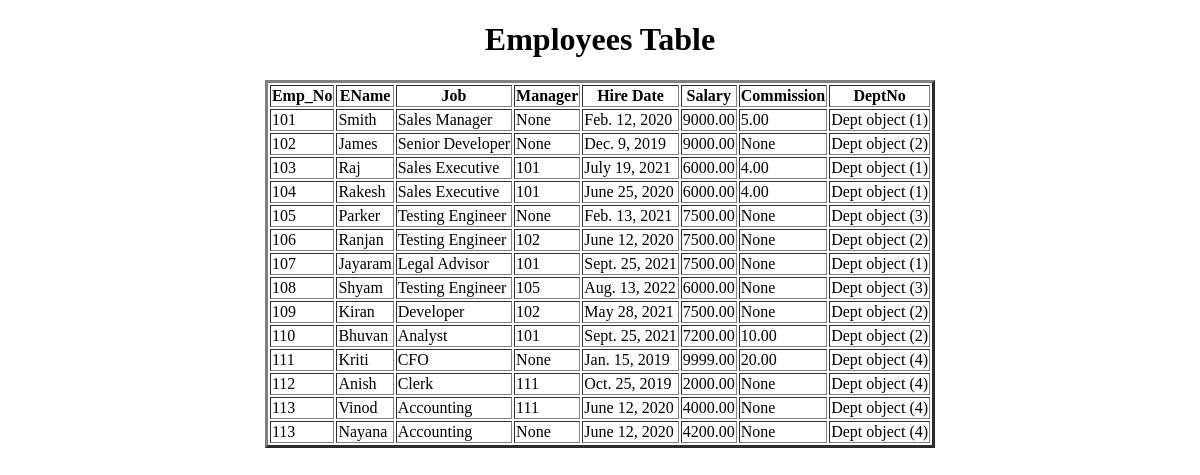
Page /display_emp/ on the earlier database version.
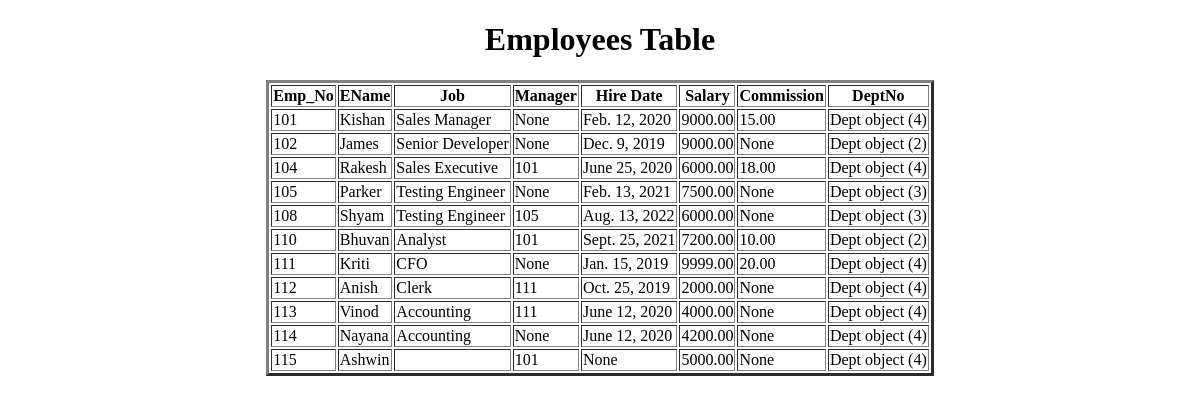
Same page on the later database version.
### app/models.py (models this page shows)
class Emp(models.Model):
    Emp_No = models.IntegerField()
    EName = models.CharField(max_length=100)
    Job = models.CharField(max_length=100)
    Mgr = models.ForeignKey('self', on_delete=models.SET_NULL, null = True, blank = True)
    Hire_date = models.DateField(null=True, blank=True) # default null = False, auto_now = True for current date(date of creation of object) and auto_now_add = True for date of model creation
    Sal = models.DecimalField(max_digits=6, decimal_places=2) # no null vals
    Comm = models.DecimalField(max_digits=6, decimal_places=2, null = True, blank = True)
    Dept_No = models.ForeignKey(Dept, on_delete=models.CASCADE)
    def __str__(self):
        return str(self.Emp_No)

class Dept(models.Model):
    Dept_No = models.IntegerField(primary_key=True,)
    DName = models.CharField(max_length=100)
    Location = models.CharField(max_length=100)

### app/views.py (the view)
# urls.py: path('display_emp/', display_emp, name = 'display_emp'),
def display_emp(request):
    LEO = Emp.objects.all()
    d = {'LEO':LEO}
    return render(request, 'display_emp.html', d)

### templates/display_emp.html (shortened to what this page needs)
<!DOCTYPE html>
<html lang="en">
<head>
</head>
<body>
    <center>
        <h1>Employees Table</h1>
        <table border = '3px'>
            <tr>
                <th>Emp_No</th>
                <th>EName</th>
                <th>Job</th>
                <th>Manager</th>
                <th>Hire Date</th>
                <th>Salary</th>
                <th>Commission</th>
                <th>DeptNo</th>
            </tr>
            <tbody>
                {% for ob in LEO %}
                    <tr>
                        <td>{{ob.Emp_No}}</td>
                        <td>{{ob.EName}}</td>
                        <td>{{ob.Job}}</td>
                        <td>{{ob.Mgr}}</td>
                        <td>{{ob.Hire_date}}</td>
                        <td>{{ob.Sal}}</td>
                        <td>{{ob.Comm}}</td>
                        <td>{{ob.Dept_No}}</td>
                    </tr>
                {% endfor %}
            </tbody>
        </table>
    </center>
</body>
</html>

Differences in the rows shown:
removed Emp: Emp_No "103", EName "Raj", Job "Sales Executive", Mgr "101", Hire_date "July 19, 2021", Sal "6000.00", Comm "4.00", Dept_No "Dept object (1)"
removed Emp: Emp_No "106", EName "Ranjan", Job "Testing Engineer", Mgr "102", Hire_date "June 12, 2020", Sal "7500.00", Comm "None", Dept_No "Dept object (2)"
removed Emp: Emp_No "107", EName "Jayaram", Job "Legal Advisor", Mgr "101", Hire_date "Sept. 25, 2021", Sal "7500.00", Comm "None", Dept_No "Dept object (1)"
removed Emp: Emp_No "109", EName "Kiran", Job "Developer", Mgr "102", Hire_date "May 28, 2021", Sal "7500.00", Comm "None", Dept_No "Dept object (2)"
changed Emp "Sales Manager": EName "Smith" → "Kishan"; Comm "5.00" → "15.00"; Dept_No "Dept object (1)" → "Dept object (4)"
changed Emp "Rakesh": Comm "4.00" → "18.00"; Dept_No "Dept object (1)" → "Dept object (4)"
changed Emp "Nayana": Emp_No "113" → "114"
added Emp: Emp_No "115", EName "Ashwin", Mgr "101", Hire_date "None", Sal "5000.00", Comm "None", Dept_No "Dept object (4)"
